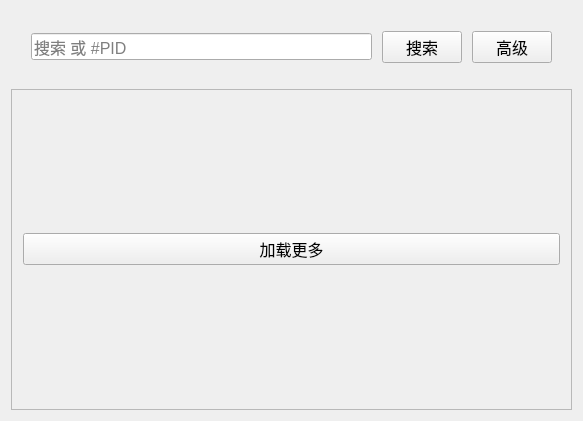
<?xml version="1.0" encoding="UTF-8"?>
<ui version="4.0">
 <class>PKUHoleClass</class>
 <widget class="QMainWindow" name="PKUHoleClass">
  <property name="windowModality">
   <enum>Qt::NonModal</enum>
  </property>
  <property name="geometry">
   <rect>
    <x>0</x>
    <y>0</y>
    <width>583</width>
    <height>421</height>
   </rect>
  </property>
  <property name="sizePolicy">
   <sizepolicy hsizetype="Preferred" vsizetype="Preferred">
    <horstretch>0</horstretch>
    <verstretch>0</verstretch>
   </sizepolicy>
  </property>
  <property name="font">
   <font>
    <family>Arial</family>
   </font>
  </property>
  <property name="cursor">
   <cursorShape>ArrowCursor</cursorShape>
  </property>
  <property name="windowTitle">
   <string>P大树洞</string>
  </property>
  <widget class="QWidget" name="centralWidget">
   <property name="enabled">
    <bool>true</bool>
   </property>
   <property name="sizePolicy">
    <sizepolicy hsizetype="Expanding" vsizetype="Preferred">
     <horstretch>0</horstretch>
     <verstretch>0</verstretch>
    </sizepolicy>
   </property>
   <layout class="QVBoxLayout" name="verticalLayout">
    <item>
     <layout class="QHBoxLayout" name="horizontalLayout">
      <property name="spacing">
       <number>10</number>
      </property>
      <property name="leftMargin">
       <number>20</number>
      </property>
      <property name="topMargin">
       <number>20</number>
      </property>
      <property name="rightMargin">
       <number>20</number>
      </property>
      <property name="bottomMargin">
       <number>20</number>
      </property>
      <item>
       <widget class="QLineEdit" name="IDEdit">
        <property name="font">
         <font>
          <family>Microsoft YaHei UI</family>
          <pointsize>12</pointsize>
          <italic>false</italic>
         </font>
        </property>
        <property name="autoFillBackground">
         <bool>false</bool>
        </property>
        <property name="text">
         <string/>
        </property>
        <property name="placeholderText">
         <string>搜索 或 #PID</string>
        </property>
       </widget>
      </item>
      <item>
       <widget class="QPushButton" name="searchButton">
        <property name="font">
         <font>
          <family>Microsoft YaHei UI</family>
          <pointsize>12</pointsize>
         </font>
        </property>
        <property name="text">
         <string>搜索</string>
        </property>
       </widget>
      </item>
      <item>
       <widget class="QPushButton" name="advancedSearchButton">
        <property name="font">
         <font>
          <family>Microsoft YaHei UI</family>
          <pointsize>12</pointsize>
         </font>
        </property>
        <property name="text">
         <string>高级</string>
        </property>
       </widget>
      </item>
     </layout>
    </item>
    <item>
     <widget class="QScrollArea" name="holeList">
      <property name="sizePolicy">
       <sizepolicy hsizetype="Preferred" vsizetype="Expanding">
        <horstretch>0</horstretch>
        <verstretch>0</verstretch>
       </sizepolicy>
      </property>
      <property name="horizontalScrollBarPolicy">
       <enum>Qt::ScrollBarAlwaysOff</enum>
      </property>
      <property name="widgetResizable">
       <bool>true</bool>
      </property>
      <widget class="QWidget" name="holeListContents">
       <property name="geometry">
        <rect>
         <x>0</x>
         <y>0</y>
         <width>563</width>
         <height>326</height>
        </rect>
       </property>
       <property name="sizePolicy">
        <sizepolicy hsizetype="Preferred" vsizetype="Expanding">
         <horstretch>0</horstretch>
         <verstretch>0</verstretch>
        </sizepolicy>
       </property>
       <property name="maximumSize">
        <size>
         <width>16777215</width>
         <height>16777215</height>
        </size>
       </property>
       <property name="baseSize">
        <size>
         <width>0</width>
         <height>0</height>
        </size>
       </property>
       <layout class="QVBoxLayout" name="holeListLayout">
        <item>
         <widget class="QPushButton" name="loadMoreButton">
          <property name="font">
           <font>
            <family>Microsoft YaHei UI</family>
            <pointsize>12</pointsize>
           </font>
          </property>
          <property name="cursor">
           <cursorShape>ArrowCursor</cursorShape>
          </property>
          <property name="text">
           <string>加载更多</string>
          </property>
         </widget>
        </item>
       </layout>
      </widget>
     </widget>
    </item>
   </layout>
  </widget>
 </widget>
 <layoutdefault spacing="6" margin="11"/>
 <resources>
  <include location="PKUHole.qrc"/>
 </resources>
 <connections>
  <connection>
   <sender>searchButton</sender>
   <signal>clicked()</signal>
   <receiver>PKUHoleClass</receiver>
   <slot>onSearchButtonClicked()</slot>
   <hints>
    <hint type="sourcelabel">
     <x>468</x>
     <y>57</y>
    </hint>
    <hint type="destinationlabel">
     <x>424</x>
     <y>8</y>
    </hint>
   </hints>
  </connection>
  <connection>
   <sender>loadMoreButton</sender>
   <signal>clicked()</signal>
   <receiver>PKUHoleClass</receiver>
   <slot>loadMore()</slot>
   <hints>
    <hint type="sourcelabel">
     <x>335</x>
     <y>253</y>
    </hint>
    <hint type="destinationlabel">
     <x>404</x>
     <y>16</y>
    </hint>
   </hints>
  </connection>
  <connection>
   <sender>advancedSearchButton</sender>
   <signal>clicked()</signal>
   <receiver>PKUHoleClass</receiver>
   <slot>startAdvancedSearchWindow()</slot>
   <hints>
    <hint type="sourcelabel">
     <x>520</x>
     <y>48</y>
    </hint>
    <hint type="destinationlabel">
     <x>516</x>
     <y>8</y>
    </hint>
   </hints>
  </connection>
 </connections>
 <slots>
  <slot>loadMore()</slot>
  <slot>onSearchButtonClicked()</slot>
  <slot>startAdvancedSearchWindow()</slot>
 </slots>
</ui>
